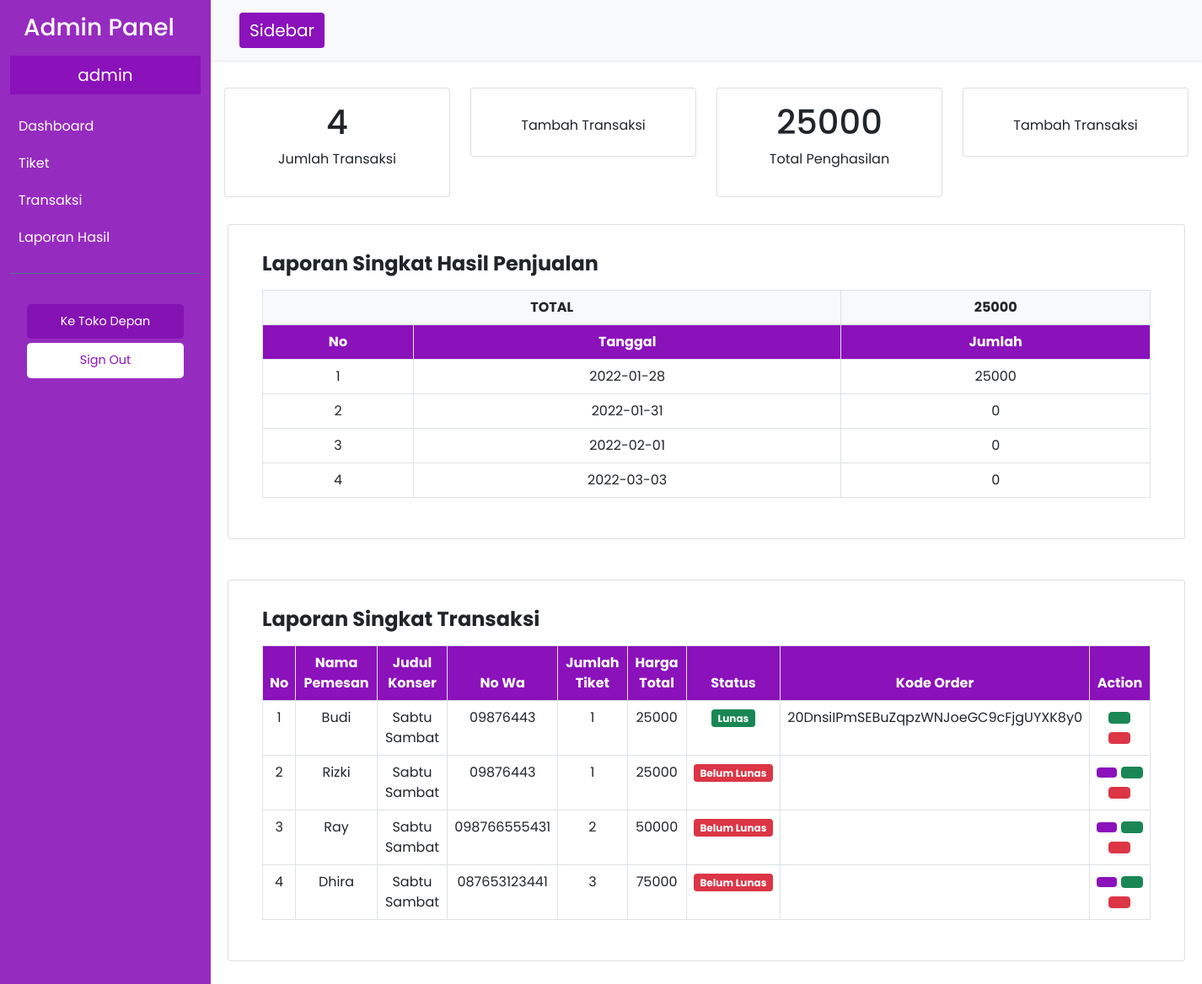
Screenshot of /admin/dashboard.php (signed in) with the database file from the repository.
### tables this page shows
CREATE TABLE `hasil` (
  `id_hasil` int(11) NOT NULL,
  `id_order` int(11) DEFAULT NULL,
  `tanggal` date DEFAULT NULL,
  `jumlah_total` decimal(40,0) DEFAULT NULL
);

### db/showHasil.php (the view, shortened to what this page needs)
<?php
    $no = 1;
    if(!isset($_GET['q'])) {
        $elHasil = mysqli_query($konek,"SELECT * FROM hasil");
        foreach($elHasil as $row) {
?>
                <tr>
                    <td><?=$no++;?></td>
                    <td><?=$row['tanggal']?></td>
                    <td><?=$row['jumlah_total']?></td>
                </tr>
<?php
        }
    }
?>

### assets/css/main.style.css (style rules this page uses)
* { padding: 0; margin: 0; font-family: "Poppins"; }
:root { --ungu : #8b11bb; }

### rows the page displays
hasil: tanggal "2022-01-28", jumlah_total "25000"
hasil: tanggal "2022-01-31", jumlah_total "0"
hasil: tanggal "2022-02-01", jumlah_total "0"
hasil: tanggal "2022-03-03", jumlah_total "0"

### other values shown
$_SESSION['nama'] "admin"
$rowOrder['total'] "4"
$total "25000"
$row['nama_pemesan'] "Budi"
$row['judul_konser'] "Sabtu Sambat"
$row['no_wa'] "09876443"
$row['jumlah_tiket'] "1"
$row['hatot'] "25000"
$row['kode_order'] "20DnsiIPmSEBuZqpzWNJoeGC9cFjgUYXK8y0"
$row['nama_pemesan'] "Rizki"
$row['nama_pemesan'] "Ray"
$row['no_wa'] "098766555431"
$row['jumlah_tiket'] "2"
$row['hatot'] "50000"
$row['nama_pemesan'] "Dhira"
